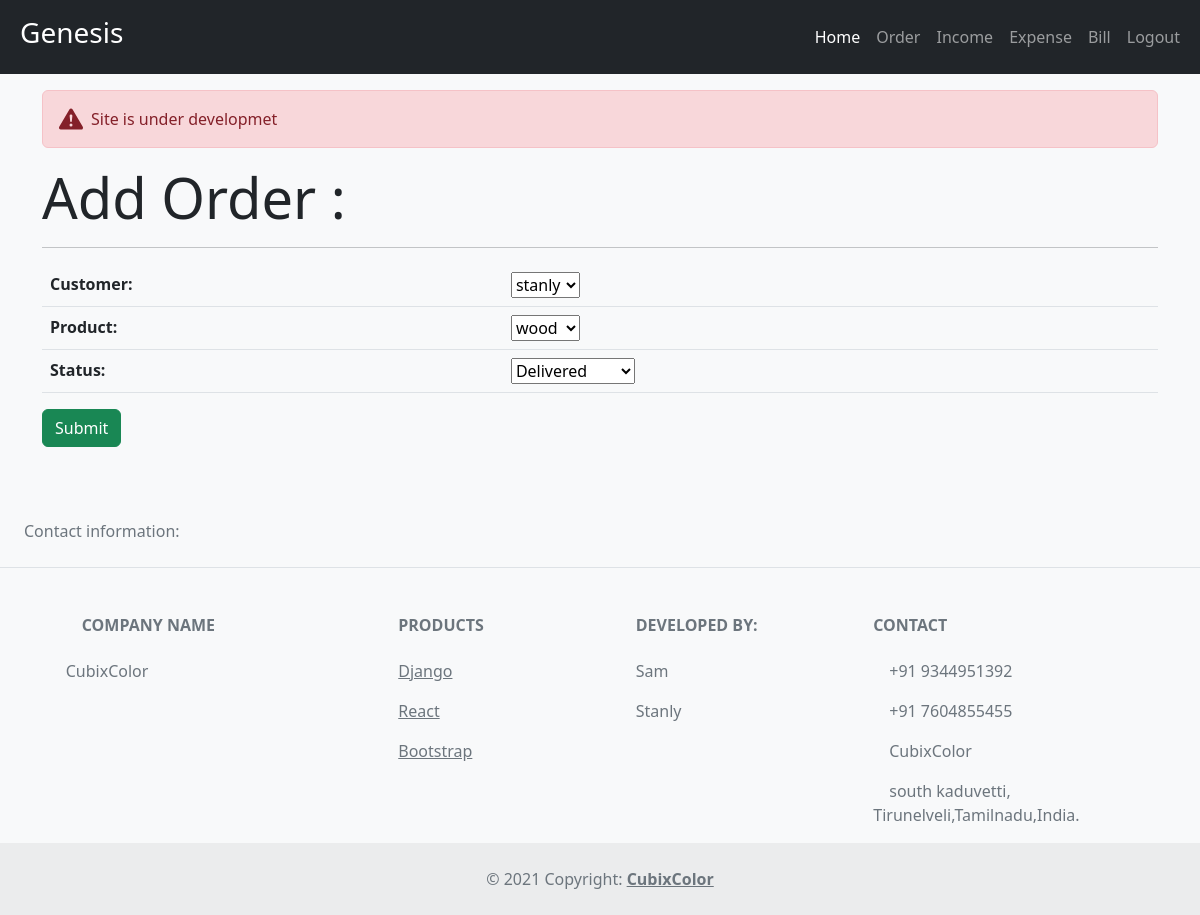
Page /update-order/1/ (signed in) on the committed database.
### app/models.py (models this page shows, shortened)
class Order(models.Model):
    status=(
        ('Delivered','Delivered'),
        ('Not-Delivered','not-Delivered'),
    )
    customer=models.ForeignKey(Customer,null=True,on_delete=models.SET_NULL)
    product=models.ForeignKey(Product,null=True,on_delete=models.SET_NULL)
    date_cretated=models.DateTimeField(auto_now_add=True)
    status=models.CharField(max_length=20,null=True,choices=status)

### app/views.py (the view)
# urls.py: path('update-order/<str:pk>/',views.update_order,name='up-order'),
@login_required(login_url='login')
def update_order(request,pk):
    order=Order.objects.get(id=pk)
    form=OrderForm(instance=order)
    if request.method=='POST':
        form=OrderForm(request.POST,instance=order)
        if form.is_valid():
            form.save()
            return redirect('order')
    context={'form':form}
    return render(request,'app/order_form.html',context)

### app/forms.py
class OrderForm(ModelForm):
    class Meta:
        model=Order
        fields='__all__'

### app/models.py (called while the page is built)
    def __str__(self):
        return self.name

    def __str__(self):
        return self.name

### app/templates/app/order_form.html (shortened to what this page needs)
{% extends 'app/main.html' %}
{% block content %}
<div class="container">
    <h1 class="display-4">Add Order :</h1><hr>
    <form action="" method="POST">
        <table class="table">
            {{form}}
        </table>
        <input type="submit" class="btn btn-success">
    </form>
</div>
{% endblock %}

### rows in the picture
Order: customer "stanly", product "wood", status "Delivered"
